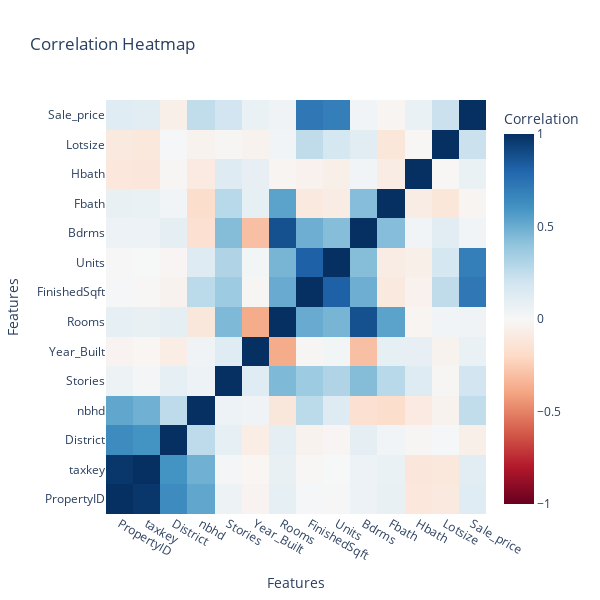

Notebook code cell kept with this figure:
### Code cell
df_corr = df.select_dtypes(include=np.number).corr().round(3)
non_numeric_columns = df.select_dtypes(exclude=[np.number])
print("Non Numeric Columns:", non_numeric_columns.columns.to_list())


# Create the heatmap
fig = go.Figure(
    data=go.Heatmap(
        z=df_corr.values,
        x=df_corr.columns,  # Labels for x-axis
        y=df_corr.columns,  # Labels for y-axis
        colorscale="RdBu",  # Diverging color scale similar to sns.diverging_palette
        zmin=-1,  # Minimum correlation value
        zmax=1,  # Maximum correlation value
        colorbar=dict(title="Correlation"),  # Colorbar label
    )
)

# Customize layout
fig.update_layout(
    title="Correlation Heatmap",
    xaxis=dict(title="Features"),
    yaxis=dict(title="Features"),
    width=600,  # Adjust size
    height=600,
)

### Figure 1 — Plotly figure (JSON) as saved in the notebook; plotly's stock layout.template omitted (floating-point values rounded to 4 significant figures; data arrays with more than 128 entries replaced by an {"elided": "..."} marker saying what was removed)
{"data": [{"colorbar": {"title": {"text": "Correlation"}}, "colorscale": [[0, "rgb(103,0,31)"], [0.1, "rgb(178,24,43)"], [0.2, "rgb(214,96,77)"], [0.3, "rgb(244,165,130)"], [0.4, "rgb(253,219,199)"], [0.5, "rgb(247,247,247)"], [0.6, "rgb(209,229,240)"], [0.7, "rgb(146,197,222)"], [0.8, "rgb(67,147,195)"], [0.9, "rgb(33,102,172)"], [1, "rgb(5,48,97)"]], "type": "heatmap", "x": ["PropertyID", "taxkey", "District", "nbhd", "Stories", "Year_Built", "Rooms", "FinishedSqft", "Units", "Bdrms", "Fbath", "Hbath", "Lotsize", "Sale_price"], "y": ["PropertyID", "taxkey", "District", "nbhd", "Stories", "Year_Built", "Rooms", "FinishedSqft", "Units", "Bdrms", "Fbath", "Hbath", "Lotsize", "Sale_price"], "z": {"elided": "14x14 float values"}, "zmax": 1, "zmin": -1}], "layout": {"height": 600, "title": {"text": "Correlation Heatmap"}, "width": 600, "xaxis": {"title": {"text": "Features"}}, "yaxis": {"title": {"text": "Features"}}}}
